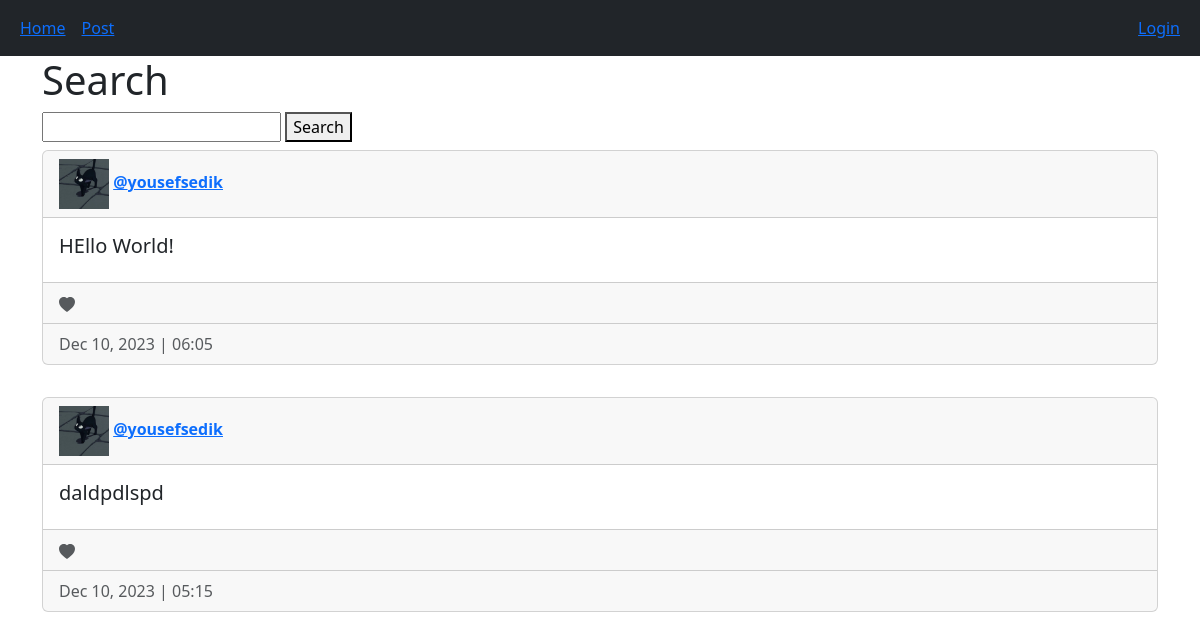
The page / on the database its author committed.
### main/models.py (models this page shows, shortened)
class Post(models.Model):
    author = models.ForeignKey(User, on_delete=models.CASCADE)
    post_text = models.TextField(max_length=200, unique_for_date='')
    created_at = models.DateTimeField(auto_now_add=True)
    updated_at = models.DateTimeField(auto_now=True)
    likes = models.ManyToManyField(User, related_name='liked_posts', blank=True)
    objects = PostManager()
    class Meta:
        ordering  = ["-created_at"]

class User(AbstractUser):
    name = models.CharField(max_length=50, null=True)
    email = models.EmailField(unique=True, null=True)
    avatar = models.ImageField(default = 'default.png', null=True)
    USERNAME_FIELD = 'email'
    REQUIRED_FIELDS = []

### main/views.py (the view, shortened to what this page needs)
# urls.py: 2. Add a URL to urlpatterns:  path('', views.home, name='home')
def home(re):
    all_posts = models.Post.objects.get_first(5)
    month_number = {'1':'Jan', '2':'Feb', '3':'Mar', '4':'Apr',
                    '5':'May', '6':'Jun', '7':'Jul', '8':'Aug', '9':'Sep'
                    , '10':'Oct', '11':'Nov', '12': 'Dec'}
    for post in all_posts:
        post.created_at = f"{month_number[str(post.created_at.month)]} {post.created_at.day}, {post.created_at.year} |\
        {str(post.created_at.hour%12 +1).zfill(2)}:{str(post.created_at.minute).zfill(2)} "
    return render(re, 'main/home.html', {'posts': all_posts} )

### main/models.py (called while the page is built)
    def get_first(self, number):
        return Post.objects.all()[:min(Post.objects.all().count(), number)]

### main/templates/main/home.html (shortened to what this page needs)
{% extends 'main/base.html' %}
{% block content %}
      <form action="" method="POST">
            <h1>Search</h1>
            <input type="text" name="search_panel" value="{{ request.GET.search_panel }}" id="">
            <button type="submit">Search</button>
      </form>
      {% include 'main/show_posts.html' %}
{% endblock content %}

### main/templates/main/show_posts.html (shortened to what this page needs)
{% for post in posts %}
<div class="card mt-2">
    <div class="card-header">
        <img src="{{ post.author.avatar.url }}" alt="" width="50" height="50">
        <strong><a href="{% url 'view_profile' post.author.username %}">@{{ post.author.username }}</a></strong></div>
    <div class="card-body d-flex flex-row justify-content-between">
                  <div>
                      <h5 class="card-title"> {{ post.post_text}} </h5>
                    </div>
                </div>
                {% include 'main/like_btn.html' %}
                {% include 'main/viewDateInfo.html' %}
            </div>
       <br>
       {% empty %}
       <h3 style="text-align: center;">No Posts yet :(</h3>
{% endfor %}

### main/templates/main/like_btn.html (shortened to what this page needs)
<div class="card-footer text-muted">
    <svg xmlns="http://www.w3.org/2000/svg" width="16" height="16" fill="currentColor" class="bi bi-heart-fill" viewBox="0 0 16 16">
        <path fill-rule="evenodd" d="M8 1.314C12.438-3.248 23.534 4.735 8 15-7.534 4.736 3.562-3.248 8 1.314"></path>
    </svg>
</div>

### main/templates/main/viewDateInfo.html
<div class="card-footer text-muted">
    {{post.created_at}}
</div>

### rows shown on the page
Post: author.avatar (picture), author.username "yousefsedik", post_text "HEllo World!", created_at "Dec 10, 2023 | 06:05"
Post: author.avatar (picture), author.username "yousefsedik", post_text "daldpdlspd", created_at "Dec 10, 2023 | 05:15"
